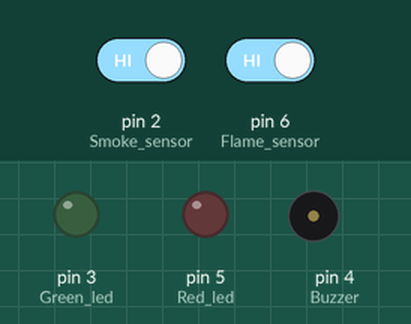
Simulated run of this sketch. Board: Arduino Uno, built with avr-gcc and run on an emulated ATmega328P. On the bench: output pins drawn as LEDs (lit = HIGH), buzzer (waves = sounding, pin HIGH). The inputs (shaded band) are chosen by the test bench; at power-on: pin 2 (Smoke_sensor) HIGH, pin 6 (Flame_sensor) HIGH.

Above: at 1.2 s.
1.3 s: pin 2 (Smoke_sensor) driven LOW
At 1.7 s:
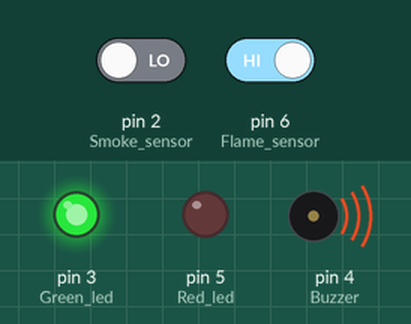
2.8 s: pin 6 (Flame_sensor) driven LOW
At 4.1 s:
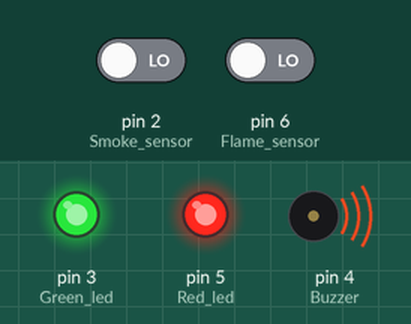
Timing chart, 0 to 5.8 s (numbered marks = the images above; inputs shaded):
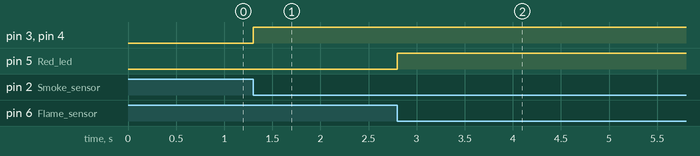

The sketch:

123_w_coal_project_.ino.ino
```cpp
#define Flame_sensor 6
#define Smoke_sensor 2
#define Red_led 5
#define Green_led 3
#define Buzzer 4

bool flame_status = false;
bool smoke_status = false;

unsigned long fireDetectedTime = 0;
unsigned long smokeDetectedTime = 0;

bool fireAlertActive = false;
bool smokeAlertActive = false;

void setup() {
  Serial.begin(9600);
  pinMode(Flame_sensor, INPUT);
  pinMode(Smoke_sensor, INPUT);
  pinMode(Red_led, OUTPUT);
  pinMode(Green_led, OUTPUT);
  pinMode(Buzzer, OUTPUT);

  digitalWrite(Red_led, LOW);
  digitalWrite(Green_led, LOW);
  digitalWrite(Buzzer, LOW);
}

void loop() {
  flame_status = digitalRead(Flame_sensor);
  smoke_status = digitalRead(Smoke_sensor);
  unsigned long currentTime = millis();

  // 🔥 FIRE DETECTED
  if (flame_status == LOW) {
    fireDetectedTime = currentTime;
    fireAlertActive = true;
  }

  if (fireAlertActive) {
    if (currentTime - fireDetectedTime <= 5000) {
      digitalWrite(Red_led, HIGH);
    } else {
      digitalWrite(Red_led, LOW);
      fireAlertActive = false;
    }
  }

  // 🌫 SMOKE DETECTED
  if (smoke_status == LOW) {
    smokeDetectedTime = currentTime;
    smokeAlertActive = true;
  }

  if (smokeAlertActive) {
    if (currentTime - smokeDetectedTime <= 5000) {
      digitalWrite(Green_led, HIGH);
    } else {
      digitalWrite(Green_led, LOW);
      smokeAlertActive = false;
    }
  }

  // 🔔 BUZZER Control (agar koi bhi alert active ho)
  if ((fireAlertActive && currentTime - fireDetectedTime <= 5000) ||
      (smokeAlertActive && currentTime - smokeDetectedTime <= 5000)) {
    digitalWrite(Buzzer, HIGH);
  } else {
    digitalWrite(Buzzer, LOW);
  }

  delay(100);
}
```

Measured:
- after the input at 1.3 s, pin 3 (Green_led), pin 4 (Buzzer): LOW → HIGH at once
- after the input at 2.8 s, pin 5 (Red_led): LOW → HIGH at once
